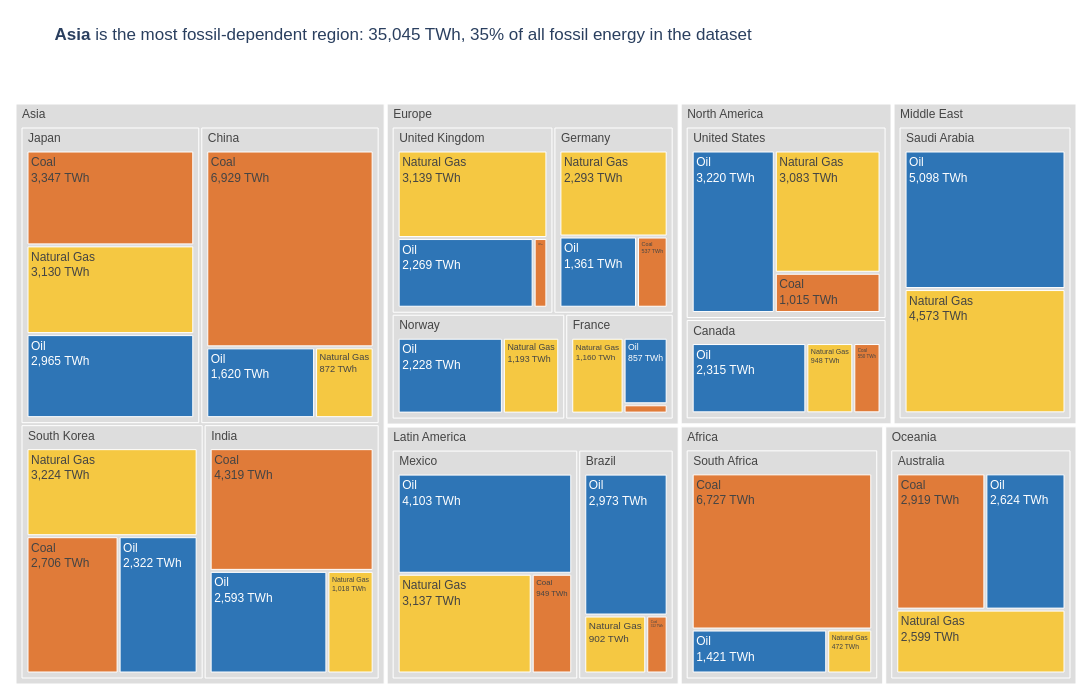

The code cell stored with this chart in its notebook:
### Markdown cell above
## Task 1 — Treemap: fossil fuel dependency by country

**What to build:** A treemap showing **fossil fuel TWh only**, broken down by Region → Country → Source (Coal / Oil / Natural Gas).

**Requirements:**
- Filter to fossil sources only before plotting
- Use `path=['Region', 'Country', 'Source']` for the hierarchy
- Colour encodes the fossil source type (Coal / Oil / Natural Gas) with a CVD-safe palette
- Show TWh values in labels — no percentages
- Grey out parent nodes (Region and Country level)
- Insight title naming which region or country is most fossil-dependent

> 💡 `df.loc[df['Source_Type'] == 'Fossil']`

### Code cell
# Task 1
# Fossil sources only
df_fossil = df.loc[df['Source_Type'] == 'Fossil'].copy()

# CVD-safe palette from the course (blue / orange / yellow), one colour per fossil source
fossil_colors = {
    'Coal':        '#E07B39',   # orange
    'Oil':         '#2E75B6',   # blue
    'Natural Gas': '#F5C842',   # yellow
}
parent_grey = '#DDDDDD'

# Numbers for the insight title
region_tot = df_fossil.groupby('Region')['TWh'].sum().sort_values(ascending=False)
top_region, top_region_twh = region_tot.index[0], region_tot.iloc[0]
top_share = top_region_twh / region_tot.sum()

fig = px.treemap(
    df_fossil,
    path=['Region', 'Country', 'Source'],
    values='TWh',
    color='Source',
    color_discrete_map=fossil_colors,
    labels={'Source': 'Fossil source', 'TWh': 'Energy (TWh)'},
    height=700, width=1100,
    template='plotly_white',
)

fig.update_traces(
    texttemplate='%{label}<br>%{value:,.0f} TWh',          # TWh only, no percentages
    hovertemplate='<b>%{label}</b><br>%{value:,.0f} TWh<extra></extra>',
    root_color='white',
)

# Grey out parent nodes (Region and Country level): keep palette colours only on the leaves
fig.data[0].marker.colors = [
    c if c in fossil_colors.values() else parent_grey
    for c in fig.data[0].marker.colors
]

fig.update_layout(
    title=(f'<b>{top_region}</b> is the most fossil-dependent region: '
           f'{top_region_twh:,.0f} TWh, {top_share:.0%} of all fossil energy in the dataset'),
    font=dict(family='Arial', size=12),
    margin=dict(t=80, l=10, r=10, b=10),
)
fig.show()

### Figure 1 — Plotly figure (JSON) as saved in the notebook; plotly's stock layout.template omitted (floating-point values rounded to 4 significant figures)
{"data": [{"branchvalues": "total", "customdata": [["(?)"], ["(?)"], ["(?)"], ["(?)"], ["(?)"], ["(?)"], ["(?)"], ["(?)"], ["(?)"], ["(?)"], ["(?)"], ["(?)"], ["(?)"], ["(?)"], ["(?)"], ["(?)"], ["(?)"], ["(?)"], ["(?)"], ["(?)"], ["(?)"], ["(?)"], ["Coal"], ["Coal"], ["Coal"], ["Coal"], ["Coal"], ["Coal"], ["Coal"], ["Coal"], ["Coal"], ["Coal"], ["Coal"], ["Coal"], ["Coal"], ["Natural Gas"], ["Natural Gas"], ["Natural Gas"], ["Natural Gas"], ["Natural Gas"], ["Natural Gas"], ["Natural Gas"], ["Natural Gas"], ["Natural Gas"], ["Natural Gas"], ["Natural Gas"], ["Natural Gas"], ["Natural Gas"], ["Natural Gas"], ["Natural Gas"], ["Oil"], ["Oil"], ["Oil"], ["Oil"], ["Oil"], ["Oil"], ["Oil"], ["Oil"], ["Oil"], ["Oil"], ["Oil"], ["Oil"], ["Oil"], ["Oil"], ["Oil"]], "domain": {"x": [0, 1], "y": [0, 1]}, "hovertemplate": "<b>%{label}</b><br>%{value:,.0f} TWh<extra></extra>", "ids": ["Africa", "North America/United States", "Asia/China", "Europe/Germany", "Europe/France", "Europe/United Kingdom", "Asia/India", "Latin America/Brazil", "Oceania/Australia", "Middle East", "Asia/South Korea", "Asia/Japan", "Middle East/Saudi Arabia", "Africa/South Africa", "North America/Canada", "Latin America/Mexico", "North America", "Asia", "Europe", "Latin America", "Oceania", "Europe/Norway", "Latin America/Mexico/Coal", "North America/Canada/Coal", "Africa/South Africa/Coal", "Asia/South Korea/Coal", "North America/United States/Coal", "Latin America/Brazil/Coal", "Europe/France/Coal", "Asia/India/Coal", "Asia/Japan/Coal", "Asia/China/Coal", "Europe/Germany/Coal", "Europe/United Kingdom/Coal", "Oceania/Australia/Coal", "Europe/United Kingdom/Natural Gas", "Europe/Germany/Natural Gas", "Asia/India/Natural Gas", "Asia/Japan/Natural Gas", "Latin America/Brazil/Natural Gas", "Latin America/Mexico/Natural Gas", "North America/Canada/Natural Gas", "Africa/South Africa/Natural Gas", "Oceania/Australia/Natural Gas", "Middle East/Saudi Arabia/Natural Gas", "Europe/Norway/Natural Gas", "North America/United States/Natural Gas", "Asia/South Korea/Natural Gas", "Asia/China/Natural Gas", "Europe/France/Natural Gas", "Asia/China/Oil", "Europe/Germany/Oil", "North America/United States/Oil", "Asia/Japan/Oil", "Europe/United Kingdom/Oil", "Asia/India/Oil", "Latin America/Brazil/Oil", "Latin America/Mexico/Oil", "North America/Canada/Oil", "Oceania/Australia/Oil", "Africa/South Africa/Oil", "Europe/Norway/Oil", "Asia/South Korea/Oil", "Europe/France/Oil", "Middle East/Saudi Arabia/Oil"], "labels": ["Africa", "United States", "China", "Germany", "France", "United Kingdom", "India", "Brazil", "Australia", "Middle East", "South Korea", "Japan", "Saudi Arabia", "South Africa", "Canada", "Mexico", "North America", "Asia", "Europe", "Latin America", "Oceania", "Norway", "Coal", "Coal", "Coal", "Coal", "Coal", "Coal", "Coal", "Coal", "Coal", "Coal", "Coal", "Coal", "Coal", "Natural Gas", "Natural Gas", "Natural Gas", "Natural Gas", "Natural Gas", "Natural Gas", "Natural Gas", "Natural Gas", "Natural Gas", "Natural Gas", "Natural Gas", "Natural Gas", "Natural Gas", "Natural Gas", "Natural Gas", "Oil", "Oil", "Oil", "Oil", "Oil", "Oil", "Oil", "Oil", "Oil", "Oil", "Oil", "Oil", "Oil", "Oil", "Oil"], "marker": {"colors": ["#DDDDDD", "#DDDDDD", "#DDDDDD", "#DDDDDD", "#DDDDDD", "#DDDDDD", "#DDDDDD", "#DDDDDD", "#DDDDDD", "#DDDDDD", "#DDDDDD", "#DDDDDD", "#DDDDDD", "#DDDDDD", "#DDDDDD", "#DDDDDD", "#DDDDDD", "#DDDDDD", "#DDDDDD", "#DDDDDD", "#DDDDDD", "#DDDDDD", "#E07B39", "#E07B39", "#E07B39", "#E07B39", "#E07B39", "#E07B39", "#E07B39", "#E07B39", "#E07B39", "#E07B39", "#E07B39", "#E07B39", "#E07B39", "#F5C842", "#F5C842", "#F5C842", "#F5C842", "#F5C842", "#F5C842", "#F5C842", "#F5C842", "#F5C842", "#F5C842", "#F5C842", "#F5C842", "#F5C842", "#F5C842", "#F5C842", "#2E75B6", "#2E75B6", "#2E75B6", "#2E75B6", "#2E75B6", "#2E75B6", "#2E75B6", "#2E75B6", "#2E75B6", "#2E75B6", "#2E75B6", "#2E75B6", "#2E75B6", "#2E75B6", "#2E75B6"]}, "name": "", "parents": ["", "North America", "Asia", "Europe", "Europe", "Europe", "Asia", "Latin America", "Oceania", "", "Asia", "Asia", "Middle East", "Africa", "North America", "Latin America", "", "", "", "", "", "Europe", "Latin America/Mexico", "North America/Canada", "Africa/South Africa", "Asia/South Korea", "North America/United States", "Latin America/Brazil", "Europe/France", "Asia/India", "Asia/Japan", "Asia/China", "Europe/Germany", "Europe/United Kingdom", "Oceania/Australia", "Europe/United Kingdom", "Europe/Germany", "Asia/India", "Asia/Japan", "Latin America/Brazil", "Latin America/Mexico", "North America/Canada", "Africa/South Africa", "Oceania/Australia", "Middle East/Saudi Arabia", "Europe/Norway", "North America/United States", "Asia/South Korea", "Asia/China", "Europe/France", "Asia/China", "Europe/Germany", "North America/United States", "Asia/Japan", "Europe/United Kingdom", "Asia/India", "Latin America/Brazil", "Latin America/Mexico", "North America/Canada", "Oceania/Australia", "Africa/South Africa", "Europe/Norway", "Asia/South Korea", "Europe/France", "Middle East/Saudi Arabia"], "root": {"color": "white"}, "texttemplate": "%{label}<br>%{value:,.0f} TWh", "type": "treemap", "values": [8620.0, 7318.0, 9421.0, 4191.0, 2137.0, 5638.0, 7930.0, 4187.0, 8142.0, 9671.0, 8252.0, 9442.0, 9671.0, 8620.0, 3813.0, 8189.0, 11130.0, 35050.0, 15390.0, 12380.0, 8142.0, 3421.0, 949.0, 550.0, 6727.0, 2706.0, 1015.0, 312.0, 120.0, 4319.0, 3347.0, 6929.0, 537.0, 230.0, 2919.0, 3139.0, 2293.0, 1018.0, 3130.0, 902.0, 3137.0, 948.0, 472.0, 2599.0, 4573.0, 1193.0, 3083.0, 3224.0, 872.0, 1160.0, 1620.0, 1361.0, 3220.0, 2965.0, 2269.0, 2593.0, 2973.0, 4103.0, 2315.0, 2624.0, 1421.0, 2228.0, 2322.0, 857.0, 5098.0]}], "layout": {"font": {"family": "Arial", "size": 12}, "height": 700, "legend": {"tracegroupgap": 0}, "margin": {"b": 10, "l": 10, "r": 10, "t": 80}, "title": {"text": "<b>Asia</b> is the most fossil-dependent region: 35,045 TWh, 35% of all fossil energy in the dataset"}, "width": 1100}}
